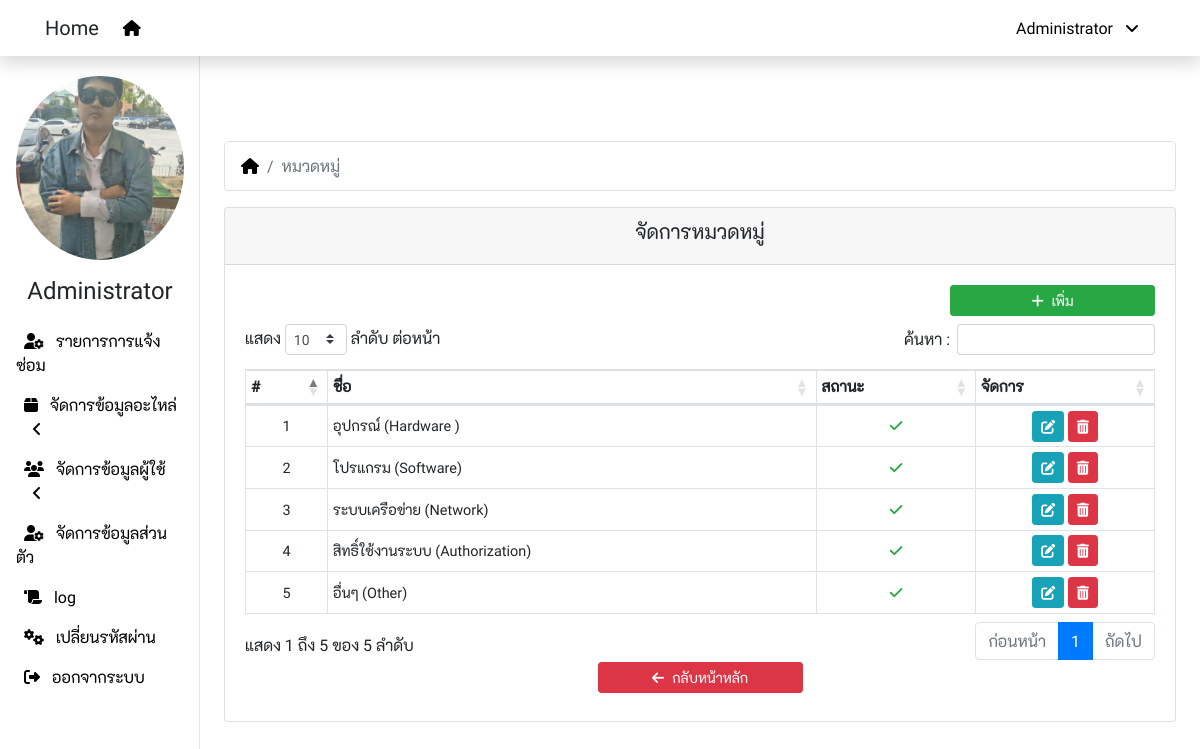
Page /category.php (signed in) on the committed database.
### tables this page shows
CREATE TABLE `ex_user` (
  `user_id` int(11) NOT NULL,
  `user_code` varchar(20) NOT NULL,
  `user_name` varchar(100) NOT NULL,
  `user_surname` varchar(100) NOT NULL,
  `user_picture` varchar(20) NOT NULL,
  `user_nickname` varchar(50) NOT NULL,
  `dep_id` int(11) NOT NULL,
  `user_email` varchar(100) NOT NULL,
  `user_telephone` varchar(50) NOT NULL,
  `user_mobile` varchar(50) NOT NULL,
  `user_line` varchar(50) NOT NULL,
  `user_level` int(11) NOT NULL DEFAULT '1',
  `user_status` int(1) NOT NULL DEFAULT '1',
  `user_create` varchar(50) NOT NULL,
  `user_update` timestamp NOT NULL DEFAULT CURRENT_TIMESTAMP ON UPDATE CURRENT_TIMESTAMP
);

CREATE TABLE `ex_category` (
  `cat_id` int(11) NOT NULL,
  `cat_name` varchar(200) NOT NULL,
  `cat_status` int(1) NOT NULL DEFAULT '1',
  `cat_create` varchar(50) NOT NULL,
  `cat_update` timestamp NOT NULL DEFAULT CURRENT_TIMESTAMP ON UPDATE CURRENT_TIMESTAMP
);

### config/function.php (called while the page is built, shortened)
<?php
  function getUserPicture($code){
    global $dbcon;
    $data = [$code];
    $sql = "SELECT user_picture FROM ex_user WHERE user_code = ?";
    $stmt = $dbcon->prepare($sql);
    $stmt->execute($data);
    $row = $stmt->fetch();
    $get = $row['user_picture'];
    return $get;
  }
  function getUserNickname($code){
    global $dbcon;
    $data = [$code];
    $sql = "SELECT user_nickname FROM ex_user WHERE user_code = ?";
    $stmt = $dbcon->prepare($sql);
    $stmt->execute($data);
    $row = $stmt->fetch();
    $get = $row['user_nickname'];
    return $get;
  }
  function getUserLevel($code){
    global $dbcon;
    $data = [$code];
    $sql = "SELECT user_level FROM ex_user WHERE user_code = ?";
    $stmt = $dbcon->prepare($sql);
    $stmt->execute($data);
    $row = $stmt->fetch();
    $get = $row['user_level'];
    return $get;
  }
  function getCategory(){
    global $dbcon;
    $sql = "SELECT * FROM ex_category";
    $stmt = $dbcon->prepare($sql);
    $stmt->execute();
    return $stmt;
  }
?>

### category.php (the view, shortened to what this page needs)
<?php
  include_once 'config/connection.php';
  include_once 'config/function.php';
  $act = isset($_GET['act']) ? $_GET['act'] : 'index';
?>
<!DOCTYPE html>
<html lang="en">
<head>
  <link rel="stylesheet" href="node_modules/bootstrap/dist/css/bootstrap.min.css">
  <link rel="stylesheet" href="node_modules/@fortawesome/fontawesome-pro/css/all.min.css">
  <link rel="stylesheet" href="node_modules/datatables.net-bs4/css/dataTables.bootstrap4.min.css">
  <link rel="stylesheet" href="public/css/custom.css">
</head>
<body>
  <?php include_once 'inc/navbar.php' ?>
  <div class="container-fluid">
    <div class="row">
      <?php include_once 'inc/sidemenu.php' ?>
      <main role="main" class="col-xl-10 col-md-9 ml-sm-auto px-4">
        <?php
          if($act == 'index'):
        ?>
        <nav>
          <ol class="breadcrumb bg-white border">
            <li class="breadcrumb-item">
              <a href="request.php"><i class="fas fa-home"></i></a>
            </li>
            <li class="breadcrumb-item active">
              หมวดหมู่
            </li>
          </ol>
        </nav>
        <div class="row justify-content-center">
          <div class="col-12">
            <div class="card">
              <div class="card-header">
                <h5 class="text-center">จัดการหมวดหมู่</h5>
              </div>
              <div class="card-body">
                <div class="row justify-content-end">
                  <div class="col-xl-3 col-md-6 mb-2">
                    <a href="?act=add" class="btn btn-success btn-sm btn-block">
                      <i class="fas fa-plus mr-2"></i>เพิ่ม
                    </a>
                  </div>
                </div>
                <div class="row justify-content-center">
                  <div class="col-12">
                    <div class="table-responsive">
                      <table id="data" class="table table-bordered table-hover table-sm">
                        <thead>
                          <tr>
                            <th>#</th>
                            <th>ชื่อ</th>
                            <th>สถานะ</th>
                            <th>จัดการ</th>
                          </tr>
                        </thead>
                        <tbody>
                          <?php
                            $result = getCategory();
                            foreach($result as $key => $row):
                          ?>
                          <tr>
                            <td><?php echo $key+1 ?></td>
                            <td class="text-left"><?php echo $row['cat_name'] ?></td>
                            <td>
                              <?php echo ($row['cat_status'] == 1
                                ? '<i class="fas fa-check text-success"></i>'
                                : '<i class="fas fa-times-circle text-danger"></i>')
                              ?>
                            </td>
                            <td>
                              <a href="?act=edit&id=<?php echo $row['cat_id'] ?>" class="btn btn-info btn-sm">
                                <i class="fas fa-edit"></i>
                              </a>
                              <a class="btn btn-danger btn-sm" href="?act=delete&id=<?php echo $row['cat_id'] ?>"
                                  onClick="return confirm('Are you sure?');">
                                  <i class="fas fa-trash-alt"></i>
                              </a>
                            </td>
                          </tr>
                          <?php
                            endforeach;
                          ?>
                        </tbody>
                      </table>
                    </div>
                  </div>
                  <div class="col-sm-3 pb-2">
                    <a class="btn btn-danger btn-sm btn-block" href="request.php">
                      <i class="fa fa-arrow-left pr-2"></i>กลับหน้าหลัก
                    </a>
                  </div>
                </div>
              </div>
            </div>
          </div>
        </div>
        <?php
          endif;
        ?>
      </main>
    </div>
  </div>
</body>
</html>

### inc/navbar.php (shortened to what this page needs)
<nav class="navbar navbar-expand-lg bg-white fixed-top flex-md-nowrap shadow">
  <div class="container">
    <span class="navbar-brand">Home</span>
    <div class="collapse navbar-collapse" id="navbarMenu">
      <ul class="navbar-nav mr-auto">
        <li class="nav-item">
          <a class="nav-link" href="request.php">
            <i class="fas fa-home"></i>
          </a>
        </li>
      </ul>
      <ul class="navbar-nav ml-auto">
        <li class="nav-item dropdown">
          <a class="nav-link" href="javascript:void(0)" data-toggle="dropdown">
            <?php echo getUserNickname($_SESSION['user_code']) ?>
            <i class="fa fa-angle-down px-2"></i>
          </a>
        </li>
      </ul>
    </div>
  </div>
</nav>

### inc/sidemenu.php (shortened to what this page needs)
<nav class="col-xl-2 col-md-3 d-none d-md-block sidebar">
  <div class="sidebar-sticky">
    <ul class="nav flex-column">
      <li class="nav-item">
        <img class="nav-link img-fluid picture-profile mx-auto d-block"
          src="public/images/users/<?php echo getUserPicture($_SESSION['user_code']) ?>" alt="">
      </li>
      <li class="nav-item">
        <h4 class="nav-link text-center">
          <?php echo getUserNickname($_SESSION['user_code']) ?>
        </h4>
      </li>
      <?php
        $profile = strpos($_SERVER['PHP_SELF'], "profile.php");
        $chgpwd = strpos($_SERVER['PHP_SELF'], "change_pwd.php");
        $computers = strpos($_SERVER['PHP_SELF'], "computers.php");
        $software = strpos($_SERVER['PHP_SELF'], "software.php");
        $check_level = getUserLevel($_SESSION['user_code']);
      ?>
      <?php if($check_level == 69 || $check_level == 99): ?>
        <li class="nav-item">
          <li class="nav-item <?php if($computers || $software) echo 'active' ?>">
            <a class="nav-link" href="manage1.php">
              <i class="fas fa-user-cog px-2"></i>
              รายการการแจ้งซ่อม
            </a>
          </li>
          <a class="nav-link" data-toggle="collapse" href="#sub_dashboard2">
            <i class="fas fa-box px-2"></i>
             จัดการข้อมูลอะไหล่
            <i class="fas fa-angle-<?php echo ($profile || $chgpwd ? 'down' : 'left') ?> px-3"></i>
          </a>
          <li class="nav-item">
            <a class="nav-link" data-toggle="collapse" href="#sub_dashboard">
              <i class="fas fa-users px-2"></i>
              จัดการข้อมูลผู้ใช้
              <i class="fas fa-angle-<?php echo ($profile || $chgpwd ? 'down' : 'left') ?> px-3"></i>
            </a>
          </li>
        </li>
        <li class="nav-item <?php if($computers || $software) echo 'active' ?>">
          <a class="nav-link" href="profile.php">
            <i class="fas fa-user-cog px-2"></i>
            จัดการข้อมูลส่วนตัว
          </a>
        </li>
        <li class="nav-item <?php if($computers || $software) echo 'active' ?>">
          <a class="nav-link" href="log.php">
            <i class="fas fa-scroll px-2"></i>
            log
          </a>
        </li>
        <li class="nav-item <?php if($computers || $software) echo 'active' ?>">
          <a class="nav-link" href="change_pwd.php">
            <i class="fas fa-cogs px-2"></i>
            เปลี่ยนรหัสผ่าน
          </a>
        </li>
        <li class="nav-item <?php if($computers || $software) echo 'active' ?>">
          <a class="nav-link" href="logout.php">
            <i class="fas fa-sign-out-alt px-2"></i>
            ออกจากระบบ
          </a>
        </li>
      <?php
        endif;
      ?>
    </ul>
  </div>
</nav>

### public/css/custom.css (style rules this page uses)
body { font-family: 'robotoregular', 'k2dregular', Tahoma; }
td, tr { white-space: normal; text-align: center; vertical-align: middle !important; font-size: 0.95em; }
a { color: #000; }
.active , .active a { color: #DC3545; }
.sidebar { position: fixed; top: 0; bottom: 0; left: 0; z-index: 100; padding: 60px 0 0; box-shadow: inset -1px 0 0 rgba(0, 0, 0, .1); }
.sidebar-sticky { position: relative; top: 0; height: calc(100vh - 60px); padding-top: .5rem; overflow-x: hidden; overflow-y: auto; }
.picture-profile { width: 200px; height: 200px; border-radius: 50%; object-fit: cover; }
[role="main"] { padding-top: 80px; }

### rows in the picture
ex_user: user_nickname "Administrator", user_picture (picture)
ex_category: cat_name "อุปกรณ์ (Hardware )", cat_status 1 (drawn)
ex_category: cat_name "โปรแกรม (Software)", cat_status 1 (drawn)
ex_category: cat_name "ระบบเครือข่าย (Network)", cat_status 1 (drawn)
ex_category: cat_name "สิทธิ์ใช้งานระบบ (Authorization)", cat_status 1 (drawn)
ex_category: cat_name "อื่นๆ (Other)", cat_status 1 (drawn)
